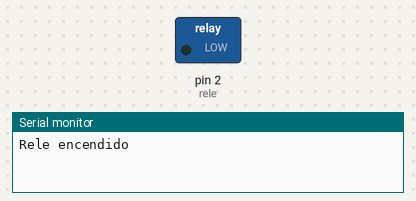
A sketch run on a simulated Arduino Uno, built with avr-gcc and run on an emulated ATmega328P. Parts: switched loads named in the sketch (green lamp = pin HIGH), the last lines printed to the serial monitor.

Above: at 1.0 s.
At 3.0 s:
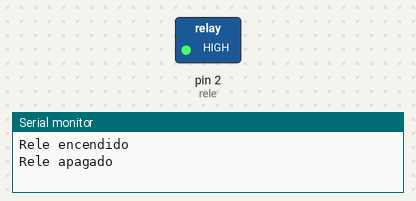
Timing chart, 0 to 5.2 s (numbered marks = the images above):
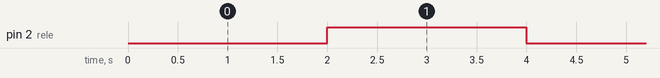

The sketch:

rele.ino
```cpp
// Encender y apagar un LED con rele 5V cada 2 segundos

#define RELE_ON 0              // Activar RELE, como los reles se activan con nivel bajo o 0 por la lógica inversa
#define RELE_OFF 1             // Desactivar RELE, como los reles se desactivan con nivel alto o 1 por la lógica inversa

int rele = 2;                  // Definimos el número de pin digital de entrada del rele

void setup() {
    pinMode(rele, OUTPUT);     // Configuramos el pin del rele como salida
    Serial.begin(9600);        // Inicia la comunicación serial
}

void loop() {
    digitalWrite(rele, RELE_ON);         // Encendemos el rele
    Serial.println("Rele encendido");    // Imprimimos en el monitor serial
    delay(2000);                         // Esperamos 2 segundos

    digitalWrite(rele, RELE_OFF);        // Apagamos el rele
    Serial.println("Rele apagado");      // Imprimimos en el monitor serial
    delay(2000);                         // Esperamos 2 segundos
}
```

Measured:
- by itself, pin 2 (rele): alternates HIGH for 2.0 s and LOW for 2.0 s
